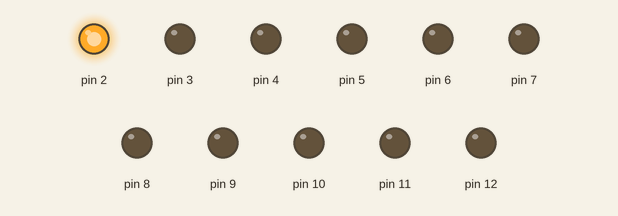
Simulated run of this sketch. Board: Arduino Uno, built with avr-gcc and run on an emulated ATmega328P. Parts: output pins drawn as LEDs (lit = HIGH).

Above: at 0.2 s.
At 1.2 s:
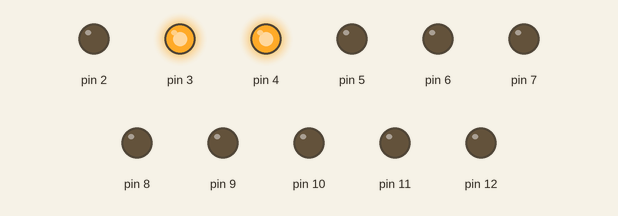
At 1.7 s:
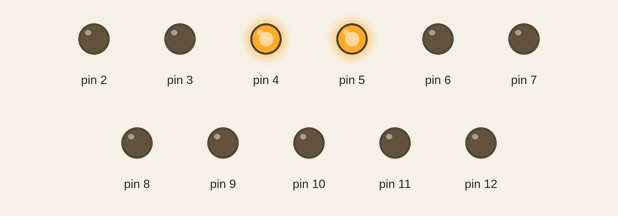
At 3.2 s:
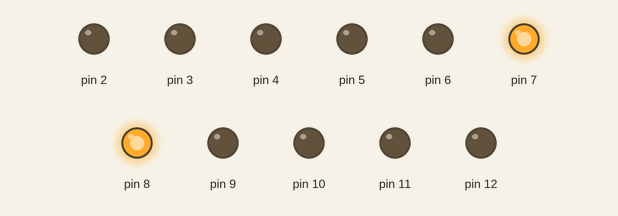
At 4.7 s:
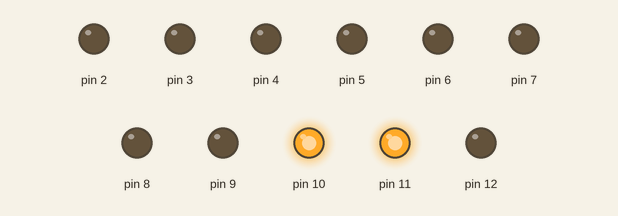
At 6.7 s:
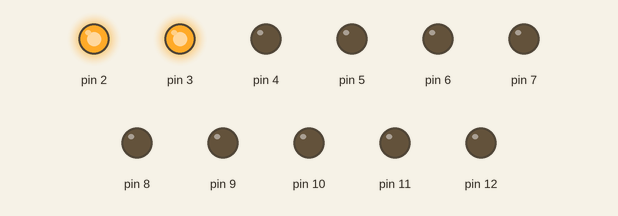
Timing chart, 0 to 8.5 s (numbered marks = the images above):
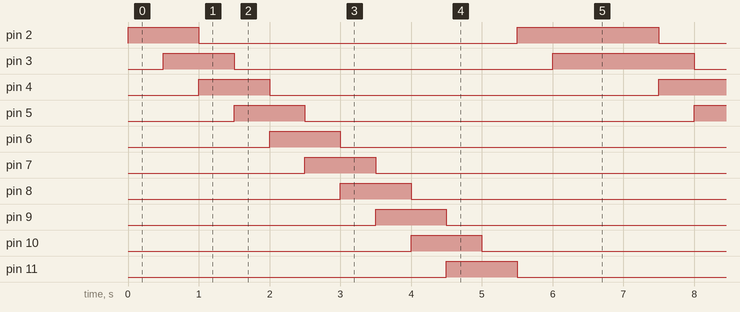

The sketch:

ABDULLAH_HW.ino
```cpp
void setup() {
  // put your setup code here, to run once:
pinMode(2,OUTPUT);
pinMode(3,OUTPUT);
pinMode(4,OUTPUT);
pinMode(5,OUTPUT);
pinMode(6,OUTPUT);
pinMode(7,OUTPUT);
pinMode(8,OUTPUT);
pinMode(9,OUTPUT);
pinMode(10,OUTPUT);
pinMode(11,OUTPUT);
pinMode(12,OUTPUT);

}

void loop() {
  // put your main code here, to run repeatedly:
digitalWrite(2,HIGH);
delay(500);
digitalWrite(3,HIGH);
delay(500);
digitalWrite(2,LOW);
digitalWrite(4,HIGH);
delay(500);
digitalWrite(3,LOW);
digitalWrite(5,HIGH);
delay(500);
digitalWrite(4,LOW);
digitalWrite(6,HIGH);
delay(500);
digitalWrite(5,LOW);
digitalWrite(7,HIGH);
delay(500);
digitalWrite(6,LOW);
digitalWrite(8,HIGH);
delay(500);
digitalWrite(7,LOW);
digitalWrite(9,HIGH);
delay(500);
digitalWrite(8,LOW);
digitalWrite(10,HIGH);
delay(500);
digitalWrite(9,LOW);
digitalWrite(11,HIGH);
delay(500);
digitalWrite(10,LOW);
digitalWrite(12,HIGH);
delay(500);
digitalWrite(11,LOW);
digitalWrite(2,HIGH);
delay(500);
digitalWrite(12,LOW);
digitalWrite(3,HIGH);
delay(500);
}
```

Measured:
- by itself, pin 2, pin 3: repeats every 6.5 s: LOW 4.5 s, HIGH 2.0 s
- by itself, pin 4–12: alternates HIGH for 1.0 s and LOW for 5.5 s
